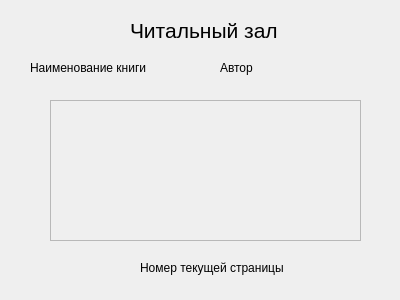
<?xml version="1.0" encoding="UTF-8"?>
<ui version="4.0">
 <class>Form</class>
 <widget class="QWidget" name="Form">
  <property name="geometry">
   <rect>
    <x>0</x>
    <y>0</y>
    <width>400</width>
    <height>300</height>
   </rect>
  </property>
  <property name="windowTitle">
   <string>Form</string>
  </property>
  <widget class="QLabel" name="label">
   <property name="geometry">
    <rect>
     <x>130</x>
     <y>20</y>
     <width>261</width>
     <height>20</height>
    </rect>
   </property>
   <property name="font">
    <font>
     <pointsize>16</pointsize>
    </font>
   </property>
   <property name="text">
    <string>Читальный зал</string>
   </property>
  </widget>
  <widget class="QScrollArea" name="scrollArea">
   <property name="geometry">
    <rect>
     <x>50</x>
     <y>100</y>
     <width>311</width>
     <height>141</height>
    </rect>
   </property>
   <property name="widgetResizable">
    <bool>true</bool>
   </property>
   <widget class="QWidget" name="scrollAreaWidgetContents">
    <property name="geometry">
     <rect>
      <x>0</x>
      <y>0</y>
      <width>309</width>
      <height>139</height>
     </rect>
    </property>
   </widget>
  </widget>
  <widget class="QLabel" name="label_2">
   <property name="geometry">
    <rect>
     <x>30</x>
     <y>60</y>
     <width>121</width>
     <height>16</height>
    </rect>
   </property>
   <property name="text">
    <string>Наименование книги</string>
   </property>
  </widget>
  <widget class="QLabel" name="label_3">
   <property name="geometry">
    <rect>
     <x>220</x>
     <y>60</y>
     <width>121</width>
     <height>16</height>
    </rect>
   </property>
   <property name="text">
    <string>Автор</string>
   </property>
  </widget>
  <widget class="QLabel" name="label_4">
   <property name="geometry">
    <rect>
     <x>140</x>
     <y>260</y>
     <width>161</width>
     <height>16</height>
    </rect>
   </property>
   <property name="text">
    <string>Номер текущей страницы</string>
   </property>
  </widget>
 </widget>
 <resources/>
 <connections/>
</ui>
